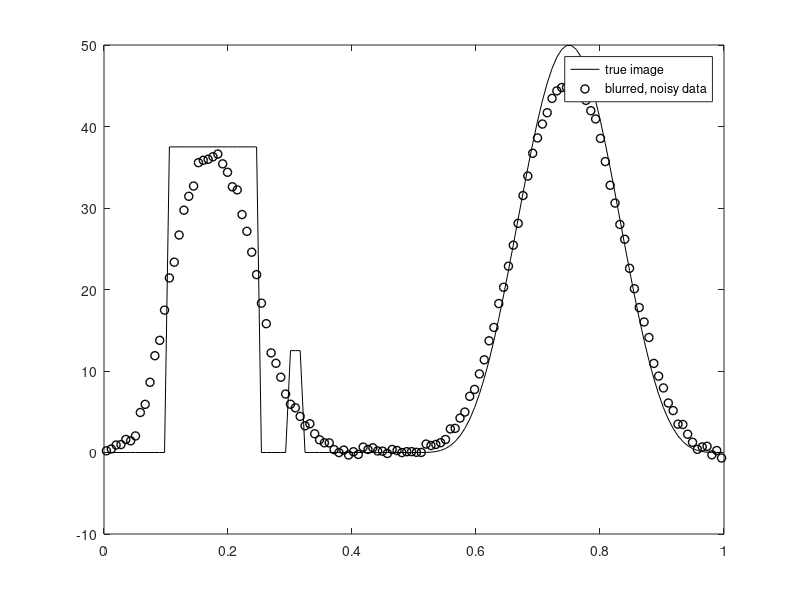

Reproduce this figure in MATLAB. (Note: this script raises an error after producing the figure.)
%  
%  Hierarchical Gibbs sampler for 1d image deblurring with zero BCs.
%
%  Once the samples are computed, the sample mean is used as an estimator 
%  of the unknown image and empirical quantiles are used to compute 95%
%  credibility intervals for each unknown. 
%
%  The Geweke test is used to determine whether the chain, after burnin, 
%  is in equilibrium, and the integrated auto correlated time and essential 
%  sample size are estimated as described in Chapter 5. 
% 
%  written by John Bardsley 2016.
%
%  This code was used to generate figures in Chapter 5. 
clear all, close all
path(path,'../Functions');
n = 128; % No. of grid points
h = 1/n;
t = [h/2:h:1-h/2]';
sig = .05; % Kernel width.
kernel = (1/sqrt(pi)/sig) * exp(-(t-h/2).^2/sig^2);
A = toeplitz(kernel)*h;

% Set up true solution x_true and data b = A*x_true + error.
x_true = 50*(.75*(.1<t&t<.25) + .25*(.3<t&t<.32) + (.5<t&t<1).*sin(2*pi*t).^4);
Ax = A*x_true;
err_lev = 2; % Percent error in data
sigma = err_lev/100 * norm(Ax) / sqrt(n);
eta =  sigma * randn(n,1);
b = Ax + eta;
m = length(b);
Atb = A'*b;
AtA = A'*A;
figure(1),
plot(t,x_true,'k',t,b,'ko','LineWidth',1)
legend('true image','blurred, noisy data')

% second derivative precision matrix, with zero BCs, for prior
L = spdiags([-ones(n,1) 2*ones(n,1) -ones(n,1)],[-1 0 1],n,n);
% MCMC sampling
nsamps  = 10000;
nChol   = 0;
xsamp   = zeros(n,nsamps);
delsamp = zeros(nsamps,1); delsamp(1) = .1;
lamsamp = zeros(nsamps,1); lamsamp(1) = 1;
R       = chol(lamsamp(1)*AtA + delsamp(1)*L);
nChol   = 1;
xsamp(:,1) = R\(R'\(lamsamp(1)*Atb));
% hyperpriors: lambda~Gamma(a,1/t0), delta~Gamma(a1,1/t1)
a0=1; t0=0.0001; a1=1; t1=0.0001;
h = waitbar(0,'MCMC samples in progress');
tic
for i = 1:nsamps-1
    h = waitbar(i/nsamps);
    %------------------------------------------------------------------
    % 1a. Using conjugacy, sample the noise precision lam=1/sigma^2,
    % conjugate prior: lam~Gamma(a0,1/t0)
    lamsamp(i+1) = gamrnd(a0+m/2,1/(t0+norm(A*xsamp(:,i)-b)^2/2));
    %------------------------------------------------------------------
    % 1b. Using conjugacy, sample regularization precisions delta,
    % conjugate prior: delta~Gamma(a1,1/t1);
    delsamp(i+1) = gamrnd(a1+n/2,1./(t1+xsamp(:,i)'*(L*xsamp(:,i))/2));
    %------------------------------------------------------------------
    % 2. Using conjugacy relationships, sample the image.
    R = chol(AtA*lamsamp(i+1) + delsamp(i+1)*L);
    nChol = nChol + 1;
    xsamp(:,i+1) = R \ (R'\(Atb*lamsamp(i+1)) + randn(n,1));
end
toc
close(h)
% Visualize the MCMC chain
% Plot the sample mean and 95% credibility intervals for x.
nburnin        = floor(nsamps/10); 
xsamp          = xsamp(:,nburnin+1:end);
q              = plims(xsamp(:,:)',[0.025,0.975]);
x_mean         = mean(xsamp(:,:)')';
relative_error = norm(x_true-x_mean)/norm(x_true);
figure(2),
plot(t,x_mean,'k',t,x_true,'-.k',t,q(2,:),'--k',t,q(1,:),'--k')
legend('MCMC sample mean','true image','95% credibility bounds','Location','North')
% Output for (lambda,delta)-chain using sample_plot: ACF, IACT, Geweke test
lamdel_chain = [lamsamp(nburnin+1:end), delsamp(nburnin+1:end)]';
names        = ["\lambda","\delta"];
fignum       = 3;
[taux,acfun] = sample_plot(lamdel_chain,names,fignum);
% Plot the autocorrelations functions together.
[~,nacf] = size(acfun);
figure(6)
plot([1:nacf],acfun(1,:),'k',[1:nacf],acfun(2,:),'k--','LineWidth',2)
axis([1,nacf,0,1])
title('ACFs for \lambda and \delta.')
legend(['\lambda: \tau_{\rm int}(\lambda)=',num2str(taux(1))],['\delta: \tau_{\rm int}(\delta)=',num2str(taux(2))])